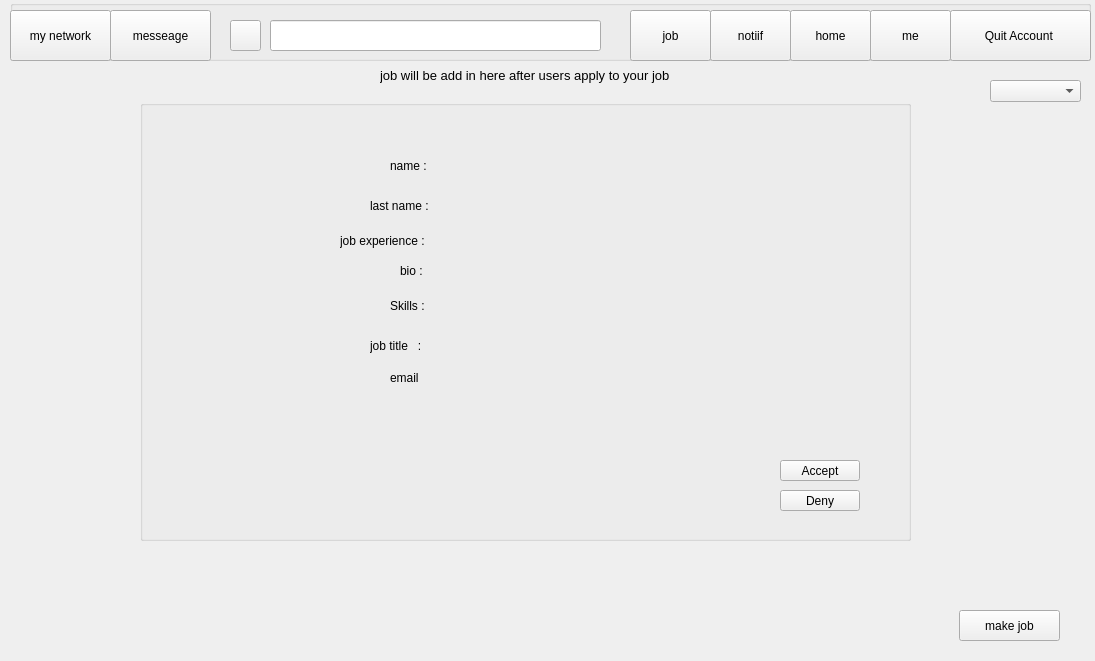
<?xml version="1.0" encoding="UTF-8"?>
<ui version="4.0">
 <class>job_form_company</class>
 <widget class="QWidget" name="job_form_company">
  <property name="geometry">
   <rect>
    <x>0</x>
    <y>0</y>
    <width>1095</width>
    <height>661</height>
   </rect>
  </property>
  <property name="windowTitle">
   <string>Form</string>
  </property>
  <widget class="QPushButton" name="pushButton">
   <property name="geometry">
    <rect>
     <x>959</x>
     <y>610</y>
     <width>101</width>
     <height>31</height>
    </rect>
   </property>
   <property name="font">
    <font>
     <pointsize>9</pointsize>
    </font>
   </property>
   <property name="text">
    <string>make job</string>
   </property>
  </widget>
  <widget class="QLabel" name="label">
   <property name="geometry">
    <rect>
     <x>380</x>
     <y>40</y>
     <width>311</width>
     <height>71</height>
    </rect>
   </property>
   <property name="font">
    <font>
     <pointsize>10</pointsize>
    </font>
   </property>
   <property name="text">
    <string>job will be add in here after users apply to your job</string>
   </property>
  </widget>
  <widget class="QComboBox" name="mod">
   <property name="geometry">
    <rect>
     <x>990</x>
     <y>80</y>
     <width>91</width>
     <height>22</height>
    </rect>
   </property>
  </widget>
  <widget class="QGroupBox" name="groupBox">
   <property name="geometry">
    <rect>
     <x>10</x>
     <y>0</y>
     <width>1081</width>
     <height>61</height>
    </rect>
   </property>
   <property name="title">
    <string/>
   </property>
   <widget class="QPushButton" name="pushButton_2">
    <property name="geometry">
     <rect>
      <x>940</x>
      <y>10</y>
      <width>141</width>
      <height>51</height>
     </rect>
    </property>
    <property name="cursor">
     <cursorShape>PointingHandCursor</cursorShape>
    </property>
    <property name="toolTip">
     <string>&lt;html&gt;&lt;head/&gt;&lt;body&gt;&lt;p&gt;&lt;span style=&quot; color:#00007f;&quot;&gt;Exit your account&lt;/span&gt;&lt;/p&gt;&lt;/body&gt;&lt;/html&gt;</string>
    </property>
    <property name="text">
     <string>Quit Account </string>
    </property>
   </widget>
   <widget class="QPushButton" name="home_button">
    <property name="geometry">
     <rect>
      <x>780</x>
      <y>10</y>
      <width>81</width>
      <height>51</height>
     </rect>
    </property>
    <property name="cursor">
     <cursorShape>PointingHandCursor</cursorShape>
    </property>
    <property name="text">
     <string>home</string>
    </property>
   </widget>
   <widget class="QPushButton" name="me_button">
    <property name="geometry">
     <rect>
      <x>860</x>
      <y>10</y>
      <width>81</width>
      <height>51</height>
     </rect>
    </property>
    <property name="cursor">
     <cursorShape>PointingHandCursor</cursorShape>
    </property>
    <property name="text">
     <string>me</string>
    </property>
   </widget>
   <widget class="QPushButton" name="notif_button">
    <property name="geometry">
     <rect>
      <x>700</x>
      <y>10</y>
      <width>81</width>
      <height>51</height>
     </rect>
    </property>
    <property name="cursor">
     <cursorShape>PointingHandCursor</cursorShape>
    </property>
    <property name="text">
     <string>notiif</string>
    </property>
   </widget>
   <widget class="QPushButton" name="job_button">
    <property name="geometry">
     <rect>
      <x>620</x>
      <y>10</y>
      <width>81</width>
      <height>51</height>
     </rect>
    </property>
    <property name="cursor">
     <cursorShape>PointingHandCursor</cursorShape>
    </property>
    <property name="text">
     <string>job</string>
    </property>
   </widget>
   <widget class="QPushButton" name="mynetwork_button">
    <property name="geometry">
     <rect>
      <x>0</x>
      <y>10</y>
      <width>101</width>
      <height>51</height>
     </rect>
    </property>
    <property name="cursor">
     <cursorShape>PointingHandCursor</cursorShape>
    </property>
    <property name="text">
     <string>my network</string>
    </property>
   </widget>
   <widget class="QPushButton" name="message_button">
    <property name="geometry">
     <rect>
      <x>100</x>
      <y>10</y>
      <width>101</width>
      <height>51</height>
     </rect>
    </property>
    <property name="cursor">
     <cursorShape>PointingHandCursor</cursorShape>
    </property>
    <property name="text">
     <string>messeage</string>
    </property>
   </widget>
   <widget class="QPushButton" name="serach_button">
    <property name="geometry">
     <rect>
      <x>220</x>
      <y>20</y>
      <width>31</width>
      <height>31</height>
     </rect>
    </property>
    <property name="cursor">
     <cursorShape>PointingHandCursor</cursorShape>
    </property>
    <property name="text">
     <string/>
    </property>
   </widget>
   <widget class="QLineEdit" name="search">
    <property name="geometry">
     <rect>
      <x>260</x>
      <y>20</y>
      <width>331</width>
      <height>31</height>
     </rect>
    </property>
    <property name="toolTip">
     <string>search ID</string>
    </property>
    <property name="text">
     <string/>
    </property>
   </widget>
  </widget>
  <widget class="QGroupBox" name="groupBox_2">
   <property name="geometry">
    <rect>
     <x>140</x>
     <y>100</y>
     <width>771</width>
     <height>441</height>
    </rect>
   </property>
   <property name="title">
    <string/>
   </property>
   <widget class="QPushButton" name="Accept">
    <property name="geometry">
     <rect>
      <x>640</x>
      <y>360</y>
      <width>80</width>
      <height>21</height>
     </rect>
    </property>
    <property name="text">
     <string>Accept</string>
    </property>
   </widget>
   <widget class="QPushButton" name="Deny">
    <property name="geometry">
     <rect>
      <x>640</x>
      <y>390</y>
      <width>80</width>
      <height>21</height>
     </rect>
    </property>
    <property name="text">
     <string>Deny</string>
    </property>
   </widget>
   <widget class="QLabel" name="label_2">
    <property name="geometry">
     <rect>
      <x>30</x>
      <y>30</y>
      <width>128</width>
      <height>128</height>
     </rect>
    </property>
    <property name="text">
     <string/>
    </property>
   </widget>
   <widget class="QLabel" name="label_3">
    <property name="geometry">
     <rect>
      <x>250</x>
      <y>50</y>
      <width>41</width>
      <height>31</height>
     </rect>
    </property>
    <property name="text">
     <string>name : </string>
    </property>
   </widget>
   <widget class="QLabel" name="name">
    <property name="geometry">
     <rect>
      <x>300</x>
      <y>50</y>
      <width>231</width>
      <height>31</height>
     </rect>
    </property>
    <property name="text">
     <string/>
    </property>
   </widget>
   <widget class="QLabel" name="last_name">
    <property name="geometry">
     <rect>
      <x>300</x>
      <y>90</y>
      <width>231</width>
      <height>31</height>
     </rect>
    </property>
    <property name="text">
     <string/>
    </property>
   </widget>
   <widget class="QLabel" name="label_6">
    <property name="geometry">
     <rect>
      <x>230</x>
      <y>90</y>
      <width>61</width>
      <height>31</height>
     </rect>
    </property>
    <property name="text">
     <string>last name :</string>
    </property>
   </widget>
   <widget class="QLabel" name="label_7">
    <property name="geometry">
     <rect>
      <x>200</x>
      <y>130</y>
      <width>91</width>
      <height>21</height>
     </rect>
    </property>
    <property name="text">
     <string>job experience : </string>
    </property>
   </widget>
   <widget class="QLabel" name="job_exp">
    <property name="geometry">
     <rect>
      <x>300</x>
      <y>120</y>
      <width>231</width>
      <height>41</height>
     </rect>
    </property>
    <property name="text">
     <string/>
    </property>
   </widget>
   <widget class="QLabel" name="label_9">
    <property name="geometry">
     <rect>
      <x>260</x>
      <y>160</y>
      <width>31</width>
      <height>21</height>
     </rect>
    </property>
    <property name="text">
     <string>bio :</string>
    </property>
   </widget>
   <widget class="QLabel" name="bio">
    <property name="geometry">
     <rect>
      <x>300</x>
      <y>150</y>
      <width>231</width>
      <height>41</height>
     </rect>
    </property>
    <property name="text">
     <string/>
    </property>
   </widget>
   <widget class="QLabel" name="label_11">
    <property name="geometry">
     <rect>
      <x>250</x>
      <y>190</y>
      <width>41</width>
      <height>31</height>
     </rect>
    </property>
    <property name="text">
     <string>Skills :</string>
    </property>
   </widget>
   <widget class="QLabel" name="skills">
    <property name="geometry">
     <rect>
      <x>300</x>
      <y>190</y>
      <width>231</width>
      <height>31</height>
     </rect>
    </property>
    <property name="text">
     <string/>
    </property>
   </widget>
   <widget class="QLabel" name="label_13">
    <property name="geometry">
     <rect>
      <x>230</x>
      <y>230</y>
      <width>61</width>
      <height>31</height>
     </rect>
    </property>
    <property name="text">
     <string>job title   :</string>
    </property>
   </widget>
   <widget class="QLabel" name="job_title">
    <property name="geometry">
     <rect>
      <x>300</x>
      <y>230</y>
      <width>231</width>
      <height>31</height>
     </rect>
    </property>
    <property name="text">
     <string/>
    </property>
   </widget>
   <widget class="QLabel" name="label_4">
    <property name="geometry">
     <rect>
      <x>250</x>
      <y>270</y>
      <width>31</width>
      <height>16</height>
     </rect>
    </property>
    <property name="text">
     <string>email :</string>
    </property>
   </widget>
   <widget class="QLabel" name="email">
    <property name="geometry">
     <rect>
      <x>300</x>
      <y>265</y>
      <width>231</width>
      <height>31</height>
     </rect>
    </property>
    <property name="text">
     <string/>
    </property>
   </widget>
  </widget>
 </widget>
 <resources/>
 <connections/>
</ui>
